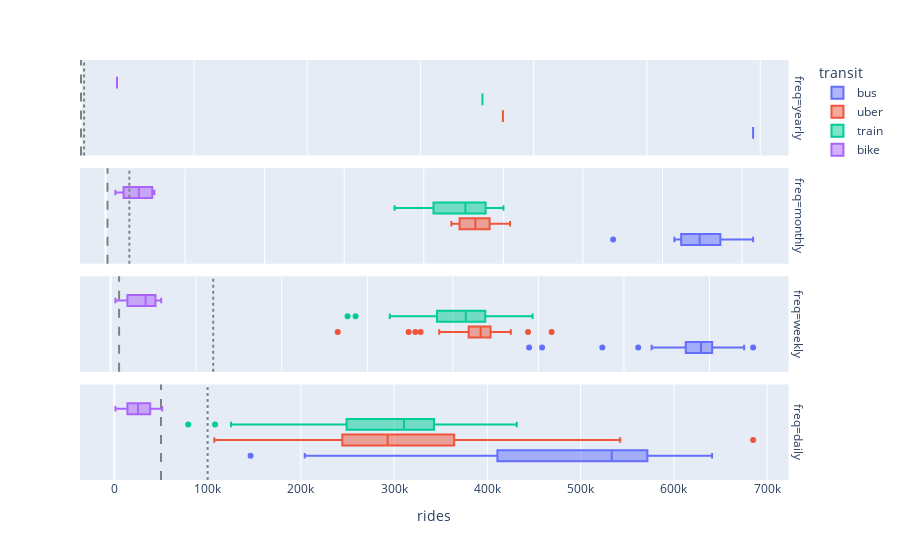

Notebook source saved alongside this figure:
### Code cell
# Compare attendance to distribution of ridership
fig = px.box(plot_data, x='rides', color='transit', facet_row='freq')
fig.add_vline(x=5e4, line_dash="dash", line_color="gray")
fig.add_vline(x=cum_delta['yearly'], row=4, line_dash="dot", line_color="gray")
fig.add_vline(x=cum_delta['monthly'], row=3, line_dash="dot", line_color="gray")
fig.add_vline(x=cum_delta['weekly'], row=2, line_dash="dot", line_color="gray")
fig.add_vline(x=cum_delta['daily'], row=1, line_dash="dot", line_color="gray")
fig = fig.update_yaxes(matches=None)
fig = fig.update_xaxes(matches=None)
fig.show()
# This is an OK representation. It's not exactly apt because we actually want
# a DELTA of 50k. But we can see that the scale of 50k is so small that if 
# we shift one datapoint by this amount, it will probably not significantly 
# affect the mean.

### Figure 1 — Plotly figure (JSON) as saved in the notebook; plotly's stock layout.template omitted (floating-point values rounded to 4 significant figures; data arrays with more than 128 entries replaced by an {"elided": "..."} marker saying what was removed)
{"data": [{"alignmentgroup": "True", "hovertemplate": "transit=bus<br>freq=yearly<br>rides=%{x}<extra></extra>", "legendgroup": "bus", "marker": {"color": "#636efa"}, "name": "bus", "notched": false, "offsetgroup": "bus", "orientation": "h", "showlegend": true, "type": "box", "x": [118749942], "x0": " ", "xaxis": "x4", "y0": " ", "yaxis": "y4"}, {"alignmentgroup": "True", "hovertemplate": "transit=bus<br>freq=monthly<br>rides=%{x}<extra></extra>", "legendgroup": "bus", "marker": {"color": "#636efa"}, "name": "bus", "notched": false, "offsetgroup": "bus", "orientation": "h", "showlegend": false, "type": "box", "x": [12759783, 14298561, 14639505, 15497731, 16277191, 14646066, 15219794, 15411311], "x0": " ", "xaxis": "x3", "y0": " ", "yaxis": "y3"}, {"alignmentgroup": "True", "hovertemplate": "transit=bus<br>freq=weekly<br>rides=%{x}<extra></extra>", "legendgroup": "bus", "marker": {"color": "#636efa"}, "name": "bus", "notched": false, "offsetgroup": "bus", "orientation": "h", "showlegend": false, "type": "box", "x": [2521538, 2873519, 2445915, 3233331, 3480973, 3469531, 3419926, 3352692, 3512040, 3423957, 3516687, 3364548, 3083192, 3395475, 3612064, 3673669, 3638135, 3754660, 3670277, 3702336, 3646079, 3384056, 3645257, 3449940, 3359709, 3489331, 3161690, 3454389, 3491315, 3504493, 3447724, 3436961, 3371581, 3292896, 3470056], "x0": " ", "xaxis": "x2", "y0": " ", "yaxis": "y2"}, {"alignmentgroup": "True", "hovertemplate": "transit=bus<br>freq=daily<br>rides=%{x}<extra></extra>", "legendgroup": "bus", "marker": {"color": "#636efa"}, "name": "bus", "notched": false, "offsetgroup": "bus", "orientation": "h", "showlegend": false, "type": "box", "x": {"elided": "244 int values"}, "x0": " ", "xaxis": "x", "y0": " ", "yaxis": "y"}, {"alignmentgroup": "True", "hovertemplate": "transit=uber<br>freq=yearly<br>rides=%{x}<extra></extra>", "legendgroup": "uber", "marker": {"color": "#EF553B"}, "name": "uber", "notched": false, "offsetgroup": "uber", "orientation": "h", "showlegend": true, "type": "box", "x": [74561232], "x0": " ", "xaxis": "x4", "y0": " ", "yaxis": "y4"}, {"alignmentgroup": "True", "hovertemplate": "transit=uber<br>freq=monthly<br>rides=%{x}<extra></extra>", "legendgroup": "uber", "marker": {"color": "#EF553B"}, "name": "uber", "notched": false, "offsetgroup": "uber", "orientation": "h", "showlegend": false, "type": "box", "x": [8693457, 8699991, 10169135, 9124385, 9590896, 9468003, 9097192, 9718173], "x0": " ", "xaxis": "x3", "y0": " ", "yaxis": "y3"}, {"alignmentgroup": "True", "hovertemplate": "transit=uber<br>freq=weekly<br>rides=%{x}<extra></extra>", "legendgroup": "uber", "marker": {"color": "#EF553B"}, "name": "uber", "notched": false, "offsetgroup": "uber", "orientation": "h", "showlegend": false, "type": "box", "x": [1327418, 2295274, 2262317, 2338979, 2162593, 2050147, 2012771, 1741580, 2213400, 2577303, 2439560, 2220800, 1920441, 2233768, 2170879, 2151451, 2125966, 2153546, 2105606, 2254793, 2185838, 2147836, 2219643, 2088048, 2178438, 2167472, 1780694, 2183615, 2202670, 2156136, 2339080, 2152861, 2075911, 2112583, 1811815], "x0": " ", "xaxis": "x2", "y0": " ", "yaxis": "y2"}, {"alignmentgroup": "True", "hovertemplate": "transit=uber<br>freq=daily<br>rides=%{x}<extra></extra>", "legendgroup": "uber", "marker": {"color": "#EF553B"}, "name": "uber", "notched": false, "offsetgroup": "uber", "orientation": "h", "showlegend": false, "type": "box", "x": {"elided": "244 int values"}, "x0": " ", "xaxis": "x", "y0": " ", "yaxis": "y"}, {"alignmentgroup": "True", "hovertemplate": "transit=train<br>freq=yearly<br>rides=%{x}<extra></extra>", "legendgroup": "train", "marker": {"color": "#00cc96"}, "name": "train", "notched": false, "offsetgroup": "train", "orientation": "h", "showlegend": true, "type": "box", "x": [70954842], "x0": " ", "xaxis": "x4", "y0": " ", "yaxis": "y4"}, {"alignmentgroup": "True", "hovertemplate": "transit=train<br>freq=monthly<br>rides=%{x}<extra></extra>", "legendgroup": "train", "marker": {"color": "#00cc96"}, "name": "train", "notched": false, "offsetgroup": "train", "orientation": "h", "showlegend": false, "type": "box", "x": [7264331, 7911337, 8576406, 8873397, 9585547, 9220836, 9521616, 10001372], "x0": " ", "xaxis": "x3", "y0": " ", "yaxis": "y3"}, {"alignmentgroup": "True", "hovertemplate": "transit=train<br>freq=weekly<br>rides=%{x}<extra></extra>", "legendgroup": "train", "marker": {"color": "#00cc96"}, "name": "train", "notched": false, "offsetgroup": "train", "orientation": "h", "showlegend": false, "type": "box", "x": [1431520, 1631357, 1384902, 1866158, 1904043, 1906793, 1910024, 1863132, 1933224, 1902016, 2260758, 1946451, 1811696, 2011837, 2047266, 2093473, 2075646, 2117188, 2112804, 2184637, 2240954, 2006789, 2243157, 2191282, 2152118, 2202629, 1962544, 2104667, 2208323, 2216717, 2465757, 2284962, 2183808, 1995529, 2100681], "x0": " ", "xaxis": "x2", "y0": " ", "yaxis": "y2"}, {"alignmentgroup": "True", "hovertemplate": "transit=train<br>freq=daily<br>rides=%{x}<extra></extra>", "legendgroup": "train", "marker": {"color": "#00cc96"}, "name": "train", "notched": false, "offsetgroup": "train", "orientation": "h", "showlegend": false, "type": "box", "x": {"elided": "244 int values"}, "x0": " ", "xaxis": "x", "y0": " ", "yaxis": "y"}, {"alignmentgroup": "True", "hovertemplate": "transit=bike<br>freq=yearly<br>rides=%{x}<extra></extra>", "legendgroup": "bike", "marker": {"color": "#ab63fa"}, "name": "bike", "notched": false, "offsetgroup": "bike", "orientation": "h", "showlegend": true, "type": "box", "x": [6413454], "x0": " ", "xaxis": "x4", "y0": " ", "yaxis": "y4"}, {"alignmentgroup": "True", "hovertemplate": "transit=bike<br>freq=monthly<br>rides=%{x}<extra></extra>", "legendgroup": "bike", "marker": {"color": "#ab63fa"}, "name": "bike", "notched": false, "offsetgroup": "bike", "orientation": "h", "showlegend": false, "type": "box", "x": [249817, 397763, 511987, 676681, 997324, 1129536, 1221796, 1228550], "x0": " ", "xaxis": "x3", "y0": " ", "yaxis": "y3"}, {"alignmentgroup": "True", "hovertemplate": "transit=bike<br>freq=weekly<br>rides=%{x}<extra></extra>", "legendgroup": "bike", "marker": {"color": "#ab63fa"}, "name": "bike", "notched": false, "offsetgroup": "bike", "orientation": "h", "showlegend": false, "type": "box", "x": [70067, 55022, 28483, 56738, 86189, 94901, 81161, 104135, 131797, 104779, 135394, 96589, 114312, 90901, 195388, 162232, 171317, 207876, 204600, 239904, 239198, 215255, 264100, 271722, 283368, 257680, 269090, 255615, 295901, 285368, 290714, 291952, 249186, 280080, 232440], "x0": " ", "xaxis": "x2", "y0": " ", "yaxis": "y2"}, {"alignmentgroup": "True", "hovertemplate": "transit=bike<br>freq=daily<br>rides=%{x}<extra></extra>", "legendgroup": "bike", "marker": {"color": "#ab63fa"}, "name": "bike", "notched": false, "offsetgroup": "bike", "orientation": "h", "showlegend": false, "type": "box", "x": {"elided": "244 int values"}, "x0": " ", "xaxis": "x", "y0": " ", "yaxis": "y"}], "layout": {"annotations": [{"showarrow": false, "text": "freq=daily", "textangle": 90, "x": 0.98, "xanchor": "left", "xref": "paper", "y": 0.1138, "yanchor": "middle", "yref": "paper"}, {"showarrow": false, "text": "freq=weekly", "textangle": 90, "x": 0.98, "xanchor": "left", "xref": "paper", "y": 0.3712, "yanchor": "middle", "yref": "paper"}, {"showarrow": false, "text": "freq=monthly", "textangle": 90, "x": 0.98, "xanchor": "left", "xref": "paper", "y": 0.6288, "yanchor": "middle", "yref": "paper"}, {"showarrow": false, "text": "freq=yearly", "textangle": 90, "x": 0.98, "xanchor": "left", "xref": "paper", "y": 0.8862, "yanchor": "middle", "yref": "paper"}], "boxmode": "group", "legend": {"title": {"text": "transit"}, "tracegroupgap": 0}, "margin": {"t": 60}, "shapes": [{"line": {"color": "gray", "dash": "dash"}, "type": "line", "x0": 50000, "x1": 50000, "xref": "x", "y0": 0, "y1": 1, "yref": "y domain"}, {"line": {"color": "gray", "dash": "dash"}, "type": "line", "x0": 50000, "x1": 50000, "xref": "x2", "y0": 0, "y1": 1, "yref": "y2 domain"}, {"line": {"color": "gray", "dash": "dash"}, "type": "line", "x0": 50000, "x1": 50000, "xref": "x3", "y0": 0, "y1": 1, "yref": "y3 domain"}, {"line": {"color": "gray", "dash": "dash"}, "type": "line", "x0": 50000, "x1": 50000, "xref": "x4", "y0": 0, "y1": 1, "yref": "y4 domain"}, {"line": {"color": "gray", "dash": "dot"}, "type": "line", "x0": 600000, "x1": 600000, "xref": "x4", "y0": 0, "y1": 1, "yref": "y4 domain"}, {"line": {"color": "gray", "dash": "dot"}, "type": "line", "x0": 600000, "x1": 600000, "xref": "x3", "y0": 0, "y1": 1, "yref": "y3 domain"}, {"line": {"color": "gray", "dash": "dot"}, "type": "line", "x0": 600000, "x1": 600000, "xref": "x2", "y0": 0, "y1": 1, "yref": "y2 domain"}, {"line": {"color": "gray", "dash": "dot"}, "type": "line", "x0": 100000, "x1": 100000, "xref": "x", "y0": 0, "y1": 1, "yref": "y domain"}], "xaxis": {"anchor": "y", "domain": [0, 0.98], "title": {"text": "rides"}}, "xaxis2": {"anchor": "y2", "domain": [0, 0.98], "showticklabels": false}, "xaxis3": {"anchor": "y3", "domain": [0, 0.98], "showticklabels": false}, "xaxis4": {"anchor": "y4", "domain": [0, 0.98], "showticklabels": false}, "yaxis": {"anchor": "x", "domain": [0, 0.2275]}, "yaxis2": {"anchor": "x2", "domain": [0.2575, 0.485]}, "yaxis3": {"anchor": "x3", "domain": [0.515, 0.7425]}, "yaxis4": {"anchor": "x4", "domain": [0.7725, 1]}}}
